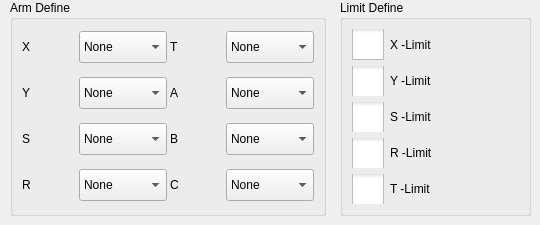
     <widget class="QWidget" name="arm">
      <attribute name="title">
       <string>Arm Define</string>
      </attribute>
      <widget class="QGroupBox" name="armDefineBox">
       <property name="geometry">
        <rect>
         <x>10</x>
         <y>0</y>
         <width>316</width>
         <height>216</height>
        </rect>
       </property>
       <property name="title">
        <string>Arm Define</string>
       </property>
       <layout class="QGridLayout" name="gridLayout">
        <property name="topMargin">
         <number>3</number>
        </property>
        <property name="bottomMargin">
         <number>2</number>
        </property>
        <property name="horizontalSpacing">
         <number>3</number>
        </property>
        <item row="0" column="3">
         <widget class="ICComboBox" name="y2Box">
          <property name="minimumSize">
           <size>
            <width>0</width>
            <height>32</height>
           </size>
          </property>
          <item>
           <property name="text">
            <string>None</string>
           </property>
          </item>
          <item>
           <property name="text">
            <string>Pneumatic</string>
           </property>
          </item>
          <item>
           <property name="text">
            <string>Servo</string>
           </property>
          </item>
         </widget>
        </item>
        <item row="1" column="2">
         <widget class="QLabel" name="label_15">
          <property name="text">
           <string>A</string>
          </property>
         </widget>
        </item>
        <item row="1" column="3">
         <widget class="ICComboBox" name="aBox">
          <property name="minimumSize">
           <size>
            <width>0</width>
            <height>32</height>
           </size>
          </property>
          <item>
           <property name="text">
            <string>None</string>
           </property>
          </item>
          <item>
           <property name="text">
            <string>Pneumatic</string>
           </property>
          </item>
          <item>
           <property name="text">
            <string>Servo</string>
           </property>
          </item>
         </widget>
        </item>
        <item row="2" column="2">
         <widget class="QLabel" name="label_16">
          <property name="text">
           <string>B</string>
          </property>
         </widget>
        </item>
        <item row="2" column="3">
         <widget class="ICComboBox" name="bBox">
          <property name="minimumSize">
           <size>
            <width>0</width>
            <height>32</height>
           </size>
          </property>
          <item>
           <property name="text">
            <string>None</string>
           </property>
          </item>
          <item>
           <property name="text">
            <string>Pneumatic</string>
           </property>
          </item>
          <item>
           <property name="text">
            <string>Servo</string>
           </property>
          </item>
         </widget>
        </item>
        <item row="3" column="2">
         <widget class="QLabel" name="label_14">
          <property name="text">
           <string>C</string>
          </property>
         </widget>
        </item>
        <item row="3" column="3">
         <widget class="ICComboBox" name="cBox">
          <property name="minimumSize">
           <size>
            <width>0</width>
            <height>32</height>
           </size>
          </property>
          <item>
           <property name="text">
            <string>None</string>
           </property>
          </item>
          <item>
           <property name="text">
            <string>Pneumatic</string>
           </property>
          </item>
          <item>
           <property name="text">
            <string>Servo</string>
           </property>
          </item>
         </widget>
        </item>
        <item row="0" column="1">
         <widget class="ICComboBox" name="x1Box">
          <property name="minimumSize">
           <size>
            <width>0</width>
            <height>32</height>
           </size>
          </property>
          <item>
           <property name="text">
            <string>None</string>
           </property>
          </item>
          <item>
           <property name="text">
            <string>Pneumatic</string>
           </property>
          </item>
          <item>
           <property name="text">
            <string>Servo</string>
           </property>
          </item>
         </widget>
        </item>
        <item row="0" column="0">
         <widget class="QLabel" name="label_5">
          <property name="text">
           <string>X</string>
          </property>
         </widget>
        </item>
        <item row="2" column="0">
         <widget class="QLabel" name="label_13">
          <property name="text">
           <string>S</string>
          </property>
         </widget>
        </item>
        <item row="1" column="1">
         <widget class="ICComboBox" name="y1Box">
          <property name="minimumSize">
           <size>
            <width>0</width>
            <height>32</height>
           </size>
          </property>
          <item>
           <property name="text">
            <string>None</string>
           </property>
          </item>
          <item>
           <property name="text">
            <string>Pneumatic</string>
           </property>
          </item>
          <item>
           <property name="text">
            <string>Servo</string>
           </property>
          </item>
         </widget>
        </item>
        <item row="2" column="1">
         <widget class="ICComboBox" name="zBox">
          <property name="minimumSize">
           <size>
            <width>0</width>
            <height>32</height>
           </size>
          </property>
          <item>
           <property name="text">
            <string>None</string>
           </property>
          </item>
          <item>
           <property name="text">
            <string>Pneumatic</string>
           </property>
          </item>
          <item>
           <property name="text">
            <string>Servo</string>
           </property>
          </item>
         </widget>
        </item>
        <item row="1" column="0">
         <widget class="QLabel" name="label_7">
          <property name="text">
           <string>Y</string>
          </property>
         </widget>
        </item>
        <item row="3" column="0">
         <widget class="QLabel" name="label_6">
          <property name="text">
           <string>R</string>
          </property>
         </widget>
        </item>
        <item row="3" column="1">
         <widget class="ICComboBox" name="x2Box">
          <property name="minimumSize">
           <size>
            <width>0</width>
            <height>32</height>
           </size>
          </property>
          <item>
           <property name="text">
            <string>None</string>
           </property>
          </item>
          <item>
           <property name="text">
            <string>Pneumatic</string>
           </property>
          </item>
          <item>
           <property name="text">
            <string>Servo</string>
           </property>
          </item>
         </widget>
        </item>
        <item row="0" column="2">
         <widget class="QLabel" name="label_12">
          <property name="text">
           <string>T</string>
          </property>
         </widget>
        </item>
       </layout>
      </widget>
      <widget class="QGroupBox" name="groupBox_2">
       <property name="geometry">
        <rect>
         <x>340</x>
         <y>0</y>
         <width>191</width>
         <height>216</height>
        </rect>
       </property>
       <property name="title">
        <string>Limit Define</string>
       </property>
       <layout class="QVBoxLayout" name="verticalLayout">
        <item>
         <widget class="QCheckBox" name="xLimit">
          <property name="styleSheet">
           <string notr="true">::indicator {
     width: 32px;
     height: 32px;
 }

::indicator:unchecked 
{
     image: url(:/resource/check_unchecked.png);
 }
::indicator:checked 
{
     image: url(:/resource/check_checked.png);
 }

::indicator:checked:disabled
{
 image: url(:/resource/check_checked_disable.png);
}

::indicator:unchecked:disabled
{
 image: url(:/resource/check_unchecked_disable.png);
}</string>
          </property>
          <property name="text">
           <string>X -Limit</string>
          </property>
         </widget>
        </item>
        <item>
         <widget class="QCheckBox" name="yLimit">
          <property name="styleSheet">
           <string notr="true">::indicator {
     width: 32px;
     height: 32px;
 }

::indicator:unchecked 
{
     image: url(:/resource/check_unchecked.png);
 }
::indicator:checked 
{
     image: url(:/resource/check_checked.png);
 }

::indicator:checked:disabled
{
 image: url(:/resource/check_checked_disable.png);
}

::indicator:unchecked:disabled
{
 image: url(:/resource/check_unchecked_disable.png);
}</string>
          </property>
          <property name="text">
           <string>Y -Limit</string>
          </property>
         </widget>
        </item>
        <item>
         <widget class="QCheckBox" name="sLimit">
          <property name="styleSheet">
           <string notr="true">::indicator {
     width: 32px;
     height: 32px;
 }

::indicator:unchecked 
{
     image: url(:/resource/check_unchecked.png);
 }
::indicator:checked 
{
     image: url(:/resource/check_checked.png);
 }

::indicator:checked:disabled
{
 image: url(:/resource/check_checked_disable.png);
}

::indicator:unchecked:disabled
{
 image: url(:/resource/check_unchecked_disable.png);
}</string>
          </property>
          <property name="text">
           <string>S -Limit</string>
          </property>
         </widget>
        </item>
        <item>
         <widget class="QCheckBox" name="rLimit">
          <property name="styleSheet">
           <string notr="true">::indicator {
     width: 32px;
     height: 32px;
 }

::indicator:unchecked 
{
     image: url(:/resource/check_unchecked.png);
 }
::indicator:checked 
{
     image: url(:/resource/check_checked.png);
 }

::indicator:checked:disabled
{
 image: url(:/resource/check_checked_disable.png);
}

::indicator:unchecked:disabled
{
 image: url(:/resource/check_unchecked_disable.png);
}</string>
          </property>
          <property name="text">
           <string>R -Limit</string>
          </property>
         </widget>
        </item>
        <item>
         <widget class="QCheckBox" name="tLimit">
          <property name="styleSheet">
           <string notr="true">::indicator {
     width: 32px;
     height: 32px;
 }

::indicator:unchecked 
{
     image: url(:/resource/check_unchecked.png);
 }
::indicator:checked 
{
     image: url(:/resource/check_checked.png);
 }

::indicator:checked:disabled
{
 image: url(:/resource/check_checked_disable.png);
}

::indicator:unchecked:disabled
{
 image: url(:/resource/check_unchecked_disable.png);
}</string>
          </property>
          <property name="text">
           <string>T -Limit</string>
          </property>
         </widget>
        </item>
       </layout>
      </widget>
     </widget>
